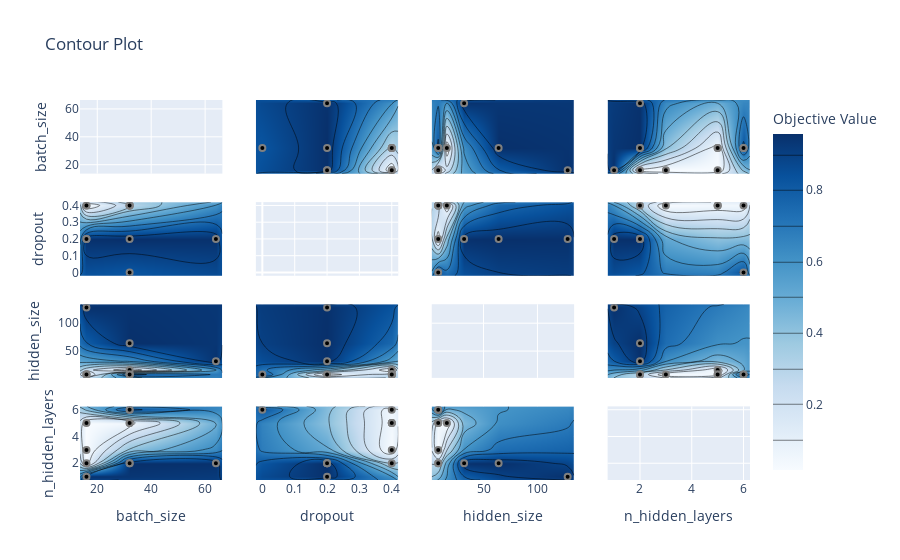

The cell this chart's notebook holds for it:
### Code cell
# plots parameter interactive chart from we can choose which hyperparameter space has to explore
optuna.visualization.plot_contour(study)

### Figure 1 — Plotly figure (JSON) as saved in the notebook; plotly's stock layout.template omitted (floating-point values rounded to 4 significant figures)
{"data": [{"type": "scatter", "xaxis": "x", "yaxis": "y"}, {"colorbar": {"title": {"text": "Objective Value"}}, "colorscale": [[0, "rgb(247,251,255)"], [0.125, "rgb(222,235,247)"], [0.25, "rgb(198,219,239)"], [0.375, "rgb(158,202,225)"], [0.5, "rgb(107,174,214)"], [0.625, "rgb(66,146,198)"], [0.75, "rgb(33,113,181)"], [0.875, "rgb(8,81,156)"], [1, "rgb(8,48,107)"]], "connectgaps": true, "contours": {"coloring": "heatmap"}, "hoverinfo": "none", "line": {"smoothing": 1.3}, "reversescale": false, "showscale": true, "type": "contour", "x": [13.6, 16, 32, 64, 66.4], "xaxis": "x5", "y": [-0.02, 0, 0.2, 0.4, 0.42], "yaxis": "y5", "z": [[null, null, null, null, null], [null, null, 0.8265, null, null], [null, 0.9531, 0.9576, 0.9499, null], [null, 0.01646, 0.287, null, null], [null, null, null, null, null]]}, {"marker": {"color": "black", "line": {"color": "Gray", "width": 2}}, "mode": "markers", "name": "Feasible Trial", "showlegend": false, "type": "scatter", "x": [32, 32, 16, 32, 32, 64, 16, 32, 32, 16, 16], "xaxis": "x5", "y": [0.2, 0.4, 0.2, 0, 0.4, 0.2, 0.2, 0.4, 0.4, 0.4, 0.4], "yaxis": "y5"}, {"colorbar": {"title": {"text": "Objective Value"}}, "colorscale": [[0, "rgb(247,251,255)"], [0.125, "rgb(222,235,247)"], [0.25, "rgb(198,219,239)"], [0.375, "rgb(158,202,225)"], [0.5, "rgb(107,174,214)"], [0.625, "rgb(66,146,198)"], [0.75, "rgb(33,113,181)"], [0.875, "rgb(8,81,156)"], [1, "rgb(8,48,107)"]], "connectgaps": true, "contours": {"coloring": "heatmap"}, "hoverinfo": "none", "line": {"smoothing": 1.3}, "reversescale": false, "showscale": false, "type": "contour", "x": [13.6, 16, 32, 64, 66.4], "xaxis": "x9", "y": [2, 8, 16, 32, 64, 128, 134], "yaxis": "y9", "z": [[null, null, null, null, null], [null, 0.04543, 0.8265, null, null], [null, null, 0.01992, null, null], [null, null, null, 0.9499, null], [null, null, 0.9576, null, null], [null, 0.9531, null, null, null], [null, null, null, null, null]]}, {"marker": {"color": "black", "line": {"color": "Gray", "width": 2}}, "mode": "markers", "name": "Feasible Trial", "showlegend": false, "type": "scatter", "x": [32, 32, 16, 32, 32, 64, 16, 32, 32, 16, 16], "xaxis": "x9", "y": [64, 8, 128, 8, 16, 32, 8, 8, 8, 8, 8], "yaxis": "y9"}, {"colorbar": {"title": {"text": "Objective Value"}}, "colorscale": [[0, "rgb(247,251,255)"], [0.125, "rgb(222,235,247)"], [0.25, "rgb(198,219,239)"], [0.375, "rgb(158,202,225)"], [0.5, "rgb(107,174,214)"], [0.625, "rgb(66,146,198)"], [0.75, "rgb(33,113,181)"], [0.875, "rgb(8,81,156)"], [1, "rgb(8,48,107)"]], "connectgaps": true, "contours": {"coloring": "heatmap"}, "hoverinfo": "none", "line": {"smoothing": 1.3}, "reversescale": false, "showscale": false, "type": "contour", "x": [13.6, 16, 32, 64, 66.4], "xaxis": "x13", "y": [0.75, 1, 2, 3, 5, 6, 6.25], "yaxis": "y13", "z": [[null, null, null, null, null], [null, 0.9531, null, null, null], [null, 0.04543, 0.9576, 0.9499, null], [null, 0.01646, null, null, null], [null, 0.01646, 0.04543, null, null], [null, null, 0.8265, null, null], [null, null, null, null, null]]}, {"marker": {"color": "black", "line": {"color": "Gray", "width": 2}}, "mode": "markers", "name": "Feasible Trial", "showlegend": false, "type": "scatter", "x": [32, 32, 16, 32, 32, 64, 16, 32, 32, 16, 16], "xaxis": "x13", "y": [2, 2, 1, 6, 5, 2, 2, 5, 6, 5, 3], "yaxis": "y13"}, {"colorbar": {"title": {"text": "Objective Value"}}, "colorscale": [[0, "rgb(247,251,255)"], [0.125, "rgb(222,235,247)"], [0.25, "rgb(198,219,239)"], [0.375, "rgb(158,202,225)"], [0.5, "rgb(107,174,214)"], [0.625, "rgb(66,146,198)"], [0.75, "rgb(33,113,181)"], [0.875, "rgb(8,81,156)"], [1, "rgb(8,48,107)"]], "connectgaps": true, "contours": {"coloring": "heatmap"}, "hoverinfo": "none", "line": {"smoothing": 1.3}, "reversescale": false, "showscale": false, "type": "contour", "x": [-0.02, 0, 0.2, 0.4, 0.42], "xaxis": "x2", "y": [13.6, 16, 32, 64, 66.4], "yaxis": "y2", "z": [[null, null, null, null, null], [null, null, 0.9531, 0.01646, null], [null, 0.8265, 0.9576, 0.287, null], [null, null, 0.9499, null, null], [null, null, null, null, null]]}, {"marker": {"color": "black", "line": {"color": "Gray", "width": 2}}, "mode": "markers", "name": "Feasible Trial", "showlegend": false, "type": "scatter", "x": [0.2, 0.4, 0.2, 0, 0.4, 0.2, 0.2, 0.4, 0.4, 0.4, 0.4], "xaxis": "x2", "y": [32, 32, 16, 32, 32, 64, 16, 32, 32, 16, 16], "yaxis": "y2"}, {"type": "scatter", "xaxis": "x6", "yaxis": "y6"}, {"colorbar": {"title": {"text": "Objective Value"}}, "colorscale": [[0, "rgb(247,251,255)"], [0.125, "rgb(222,235,247)"], [0.25, "rgb(198,219,239)"], [0.375, "rgb(158,202,225)"], [0.5, "rgb(107,174,214)"], [0.625, "rgb(66,146,198)"], [0.75, "rgb(33,113,181)"], [0.875, "rgb(8,81,156)"], [1, "rgb(8,48,107)"]], "connectgaps": true, "contours": {"coloring": "heatmap"}, "hoverinfo": "none", "line": {"smoothing": 1.3}, "reversescale": false, "showscale": false, "type": "contour", "x": [-0.02, 0, 0.2, 0.4, 0.42], "xaxis": "x10", "y": [2, 8, 16, 32, 64, 128, 134], "yaxis": "y10", "z": [[null, null, null, null, null], [null, 0.8265, 0.04543, 0.287, null], [null, null, null, 0.01992, null], [null, null, 0.9499, null, null], [null, null, 0.9576, null, null], [null, null, 0.9531, null, null], [null, null, null, null, null]]}, {"marker": {"color": "black", "line": {"color": "Gray", "width": 2}}, "mode": "markers", "name": "Feasible Trial", "showlegend": false, "type": "scatter", "x": [0.2, 0.4, 0.2, 0, 0.4, 0.2, 0.2, 0.4, 0.4, 0.4, 0.4], "xaxis": "x10", "y": [64, 8, 128, 8, 16, 32, 8, 8, 8, 8, 8], "yaxis": "y10"}, {"colorbar": {"title": {"text": "Objective Value"}}, "colorscale": [[0, "rgb(247,251,255)"], [0.125, "rgb(222,235,247)"], [0.25, "rgb(198,219,239)"], [0.375, "rgb(158,202,225)"], [0.5, "rgb(107,174,214)"], [0.625, "rgb(66,146,198)"], [0.75, "rgb(33,113,181)"], [0.875, "rgb(8,81,156)"], [1, "rgb(8,48,107)"]], "connectgaps": true, "contours": {"coloring": "heatmap"}, "hoverinfo": "none", "line": {"smoothing": 1.3}, "reversescale": false, "showscale": false, "type": "contour", "x": [-0.02, 0, 0.2, 0.4, 0.42], "xaxis": "x14", "y": [0.75, 1, 2, 3, 5, 6, 6.25], "yaxis": "y14", "z": [[null, null, null, null, null], [null, null, 0.9531, null, null], [null, null, 0.9576, 0.287, null], [null, null, null, 0.01646, null], [null, null, null, 0.04543, null], [null, 0.8265, null, 0.04543, null], [null, null, null, null, null]]}, {"marker": {"color": "black", "line": {"color": "Gray", "width": 2}}, "mode": "markers", "name": "Feasible Trial", "showlegend": false, "type": "scatter", "x": [0.2, 0.4, 0.2, 0, 0.4, 0.2, 0.2, 0.4, 0.4, 0.4, 0.4], "xaxis": "x14", "y": [2, 2, 1, 6, 5, 2, 2, 5, 6, 5, 3], "yaxis": "y14"}, {"colorbar": {"title": {"text": "Objective Value"}}, "colorscale": [[0, "rgb(247,251,255)"], [0.125, "rgb(222,235,247)"], [0.25, "rgb(198,219,239)"], [0.375, "rgb(158,202,225)"], [0.5, "rgb(107,174,214)"], [0.625, "rgb(66,146,198)"], [0.75, "rgb(33,113,181)"], [0.875, "rgb(8,81,156)"], [1, "rgb(8,48,107)"]], "connectgaps": true, "contours": {"coloring": "heatmap"}, "hoverinfo": "none", "line": {"smoothing": 1.3}, "reversescale": false, "showscale": false, "type": "contour", "x": [2, 8, 16, 32, 64, 128, 134], "xaxis": "x3", "y": [13.6, 16, 32, 64, 66.4], "yaxis": "y3", "z": [[null, null, null, null, null, null, null], [null, 0.04543, null, null, null, 0.9531, null], [null, 0.8265, 0.01992, null, 0.9576, null, null], [null, null, null, 0.9499, null, null, null], [null, null, null, null, null, null, null]]}, {"marker": {"color": "black", "line": {"color": "Gray", "width": 2}}, "mode": "markers", "name": "Feasible Trial", "showlegend": false, "type": "scatter", "x": [64, 8, 128, 8, 16, 32, 8, 8, 8, 8, 8], "xaxis": "x3", "y": [32, 32, 16, 32, 32, 64, 16, 32, 32, 16, 16], "yaxis": "y3"}, {"colorbar": {"title": {"text": "Objective Value"}}, "colorscale": [[0, "rgb(247,251,255)"], [0.125, "rgb(222,235,247)"], [0.25, "rgb(198,219,239)"], [0.375, "rgb(158,202,225)"], [0.5, "rgb(107,174,214)"], [0.625, "rgb(66,146,198)"], [0.75, "rgb(33,113,181)"], [0.875, "rgb(8,81,156)"], [1, "rgb(8,48,107)"]], "connectgaps": true, "contours": {"coloring": "heatmap"}, "hoverinfo": "none", "line": {"smoothing": 1.3}, "reversescale": false, "showscale": false, "type": "contour", "x": [2, 8, 16, 32, 64, 128, 134], "xaxis": "x7", "y": [-0.02, 0, 0.2, 0.4, 0.42], "yaxis": "y7", "z": [[null, null, null, null, null, null, null], [null, 0.8265, null, null, null, null, null], [null, 0.04543, null, 0.9499, 0.9576, 0.9531, null], [null, 0.287, 0.01992, null, null, null, null], [null, null, null, null, null, null, null]]}, {"marker": {"color": "black", "line": {"color": "Gray", "width": 2}}, "mode": "markers", "name": "Feasible Trial", "showlegend": false, "type": "scatter", "x": [64, 8, 128, 8, 16, 32, 8, 8, 8, 8, 8], "xaxis": "x7", "y": [0.2, 0.4, 0.2, 0, 0.4, 0.2, 0.2, 0.4, 0.4, 0.4, 0.4], "yaxis": "y7"}, {"type": "scatter", "xaxis": "x11", "yaxis": "y11"}, {"colorbar": {"title": {"text": "Objective Value"}}, "colorscale": [[0, "rgb(247,251,255)"], [0.125, "rgb(222,235,247)"], [0.25, "rgb(198,219,239)"], [0.375, "rgb(158,202,225)"], [0.5, "rgb(107,174,214)"], [0.625, "rgb(66,146,198)"], [0.75, "rgb(33,113,181)"], [0.875, "rgb(8,81,156)"], [1, "rgb(8,48,107)"]], "connectgaps": true, "contours": {"coloring": "heatmap"}, "hoverinfo": "none", "line": {"smoothing": 1.3}, "reversescale": false, "showscale": false, "type": "contour", "x": [2, 8, 16, 32, 64, 128, 134], "xaxis": "x15", "y": [0.75, 1, 2, 3, 5, 6, 6.25], "yaxis": "y15", "z": [[null, null, null, null, null, null, null], [null, null, null, null, null, 0.9531, null], [null, 0.287, null, 0.9499, 0.9576, null, null], [null, 0.01646, null, null, null, null, null], [null, 0.04543, 0.01992, null, null, null, null], [null, 0.8265, null, null, null, null, null], [null, null, null, null, null, null, null]]}, {"marker": {"color": "black", "line": {"color": "Gray", "width": 2}}, "mode": "markers", "name": "Feasible Trial", "showlegend": false, "type": "scatter", "x": [64, 8, 128, 8, 16, 32, 8, 8, 8, 8, 8], "xaxis": "x15", "y": [2, 2, 1, 6, 5, 2, 2, 5, 6, 5, 3], "yaxis": "y15"}, {"colorbar": {"title": {"text": "Objective Value"}}, "colorscale": [[0, "rgb(247,251,255)"], [0.125, "rgb(222,235,247)"], [0.25, "rgb(198,219,239)"], [0.375, "rgb(158,202,225)"], [0.5, "rgb(107,174,214)"], [0.625, "rgb(66,146,198)"], [0.75, "rgb(33,113,181)"], [0.875, "rgb(8,81,156)"], [1, "rgb(8,48,107)"]], "connectgaps": true, "contours": {"coloring": "heatmap"}, "hoverinfo": "none", "line": {"smoothing": 1.3}, "reversescale": false, "showscale": false, "type": "contour", "x": [0.75, 1, 2, 3, 5, 6, 6.25], "xaxis": "x4", "y": [13.6, 16, 32, 64, 66.4], "yaxis": "y4", "z": [[null, null, null, null, null, null, null], [null, 0.9531, 0.04543, 0.01646, 0.01646, null, null], [null, null, 0.9576, null, 0.04543, 0.8265, null], [null, null, 0.9499, null, null, null, null], [null, null, null, null, null, null, null]]}, {"marker": {"color": "black", "line": {"color": "Gray", "width": 2}}, "mode": "markers", "name": "Feasible Trial", "showlegend": false, "type": "scatter", "x": [2, 2, 1, 6, 5, 2, 2, 5, 6, 5, 3], "xaxis": "x4", "y": [32, 32, 16, 32, 32, 64, 16, 32, 32, 16, 16], "yaxis": "y4"}, {"colorbar": {"title": {"text": "Objective Value"}}, "colorscale": [[0, "rgb(247,251,255)"], [0.125, "rgb(222,235,247)"], [0.25, "rgb(198,219,239)"], [0.375, "rgb(158,202,225)"], [0.5, "rgb(107,174,214)"], [0.625, "rgb(66,146,198)"], [0.75, "rgb(33,113,181)"], [0.875, "rgb(8,81,156)"], [1, "rgb(8,48,107)"]], "connectgaps": true, "contours": {"coloring": "heatmap"}, "hoverinfo": "none", "line": {"smoothing": 1.3}, "reversescale": false, "showscale": false, "type": "contour", "x": [0.75, 1, 2, 3, 5, 6, 6.25], "xaxis": "x8", "y": [-0.02, 0, 0.2, 0.4, 0.42], "yaxis": "y8", "z": [[null, null, null, null, null, null, null], [null, null, null, null, null, 0.8265, null], [null, 0.9531, 0.9576, null, null, null, null], [null, null, 0.287, 0.01646, 0.04543, 0.04543, null], [null, null, null, null, null, null, null]]}, {"marker": {"color": "black", "line": {"color": "Gray", "width": 2}}, "mode": "markers", "name": "Feasible Trial", "showlegend": false, "type": "scatter", "x": [2, 2, 1, 6, 5, 2, 2, 5, 6, 5, 3], "xaxis": "x8", "y": [0.2, 0.4, 0.2, 0, 0.4, 0.2, 0.2, 0.4, 0.4, 0.4, 0.4], "yaxis": "y8"}, {"colorbar": {"title": {"text": "Objective Value"}}, "colorscale": [[0, "rgb(247,251,255)"], [0.125, "rgb(222,235,247)"], [0.25, "rgb(198,219,239)"], [0.375, "rgb(158,202,225)"], [0.5, "rgb(107,174,214)"], [0.625, "rgb(66,146,198)"], [0.75, "rgb(33,113,181)"], [0.875, "rgb(8,81,156)"], [1, "rgb(8,48,107)"]], "connectgaps": true, "contours": {"coloring": "heatmap"}, "hoverinfo": "none", "line": {"smoothing": 1.3}, "reversescale": false, "showscale": false, "type": "contour", "x": [0.75, 1, 2, 3, 5, 6, 6.25], "xaxis": "x12", "y": [2, 8, 16, 32, 64, 128, 134], "yaxis": "y12", "z": [[null, null, null, null, null, null, null], [null, null, 0.287, 0.01646, 0.04543, 0.8265, null], [null, null, null, null, 0.01992, null, null], [null, null, 0.9499, null, null, null, null], [null, null, 0.9576, null, null, null, null], [null, 0.9531, null, null, null, null, null], [null, null, null, null, null, null, null]]}, {"marker": {"color": "black", "line": {"color": "Gray", "width": 2}}, "mode": "markers", "name": "Feasible Trial", "showlegend": false, "type": "scatter", "x": [2, 2, 1, 6, 5, 2, 2, 5, 6, 5, 3], "xaxis": "x12", "y": [64, 8, 128, 8, 16, 32, 8, 8, 8, 8, 8], "yaxis": "y12"}, {"type": "scatter", "xaxis": "x16", "yaxis": "y16"}], "layout": {"title": {"text": "Contour Plot"}, "xaxis": {"anchor": "y", "domain": [0, 0.2125], "matches": "x13", "range": [13.6, 66.4], "showticklabels": false}, "xaxis10": {"anchor": "y10", "domain": [0.2625, 0.475], "matches": "x14", "range": [-0.02, 0.42], "showticklabels": false}, "xaxis11": {"anchor": "y11", "domain": [0.525, 0.7375], "matches": "x15", "range": [2, 134], "showticklabels": false}, "xaxis12": {"anchor": "y12", "domain": [0.7875, 1], "matches": "x16", "range": [0.75, 6.25], "showticklabels": false}, "xaxis13": {"anchor": "y13", "domain": [0, 0.2125], "range": [13.6, 66.4], "title": {"text": "batch_size"}}, "xaxis14": {"anchor": "y14", "domain": [0.2625, 0.475], "range": [-0.02, 0.42], "title": {"text": "dropout"}}, "xaxis15": {"anchor": "y15", "domain": [0.525, 0.7375], "range": [2, 134], "title": {"text": "hidden_size"}}, "xaxis16": {"anchor": "y16", "domain": [0.7875, 1], "range": [0.75, 6.25], "title": {"text": "n_hidden_layers"}}, "xaxis2": {"anchor": "y2", "domain": [0.2625, 0.475], "matches": "x14", "range": [-0.02, 0.42], "showticklabels": false}, "xaxis3": {"anchor": "y3", "domain": [0.525, 0.7375], "matches": "x15", "range": [2, 134], "showticklabels": false}, "xaxis4": {"anchor": "y4", "domain": [0.7875, 1], "matches": "x16", "range": [0.75, 6.25], "showticklabels": false}, "xaxis5": {"anchor": "y5", "domain": [0, 0.2125], "matches": "x13", "range": [13.6, 66.4], "showticklabels": false}, "xaxis6": {"anchor": "y6", "domain": [0.2625, 0.475], "matches": "x14", "range": [-0.02, 0.42], "showticklabels": false}, "xaxis7": {"anchor": "y7", "domain": [0.525, 0.7375], "matches": "x15", "range": [2, 134], "showticklabels": false}, "xaxis8": {"anchor": "y8", "domain": [0.7875, 1], "matches": "x16", "range": [0.75, 6.25], "showticklabels": false}, "xaxis9": {"anchor": "y9", "domain": [0, 0.2125], "matches": "x13", "range": [13.6, 66.4], "showticklabels": false}, "yaxis": {"anchor": "x", "domain": [0.8063, 1], "range": [13.6, 66.4], "title": {"text": "batch_size"}}, "yaxis10": {"anchor": "x10", "domain": [0.2687, 0.4625], "matches": "y9", "range": [2, 134], "showticklabels": false}, "yaxis11": {"anchor": "x11", "domain": [0.2687, 0.4625], "matches": "y9", "range": [2, 134], "showticklabels": false}, "yaxis12": {"anchor": "x12", "domain": [0.2687, 0.4625], "matches": "y9", "range": [2, 134], "showticklabels": false}, "yaxis13": {"anchor": "x13", "domain": [0, 0.1938], "range": [0.75, 6.25], "title": {"text": "n_hidden_layers"}}, "yaxis14": {"anchor": "x14", "domain": [0, 0.1938], "matches": "y13", "range": [0.75, 6.25], "showticklabels": false}, "yaxis15": {"anchor": "x15", "domain": [0, 0.1938], "matches": "y13", "range": [0.75, 6.25], "showticklabels": false}, "yaxis16": {"anchor": "x16", "domain": [0, 0.1938], "matches": "y13", "range": [0.75, 6.25], "showticklabels": false}, "yaxis2": {"anchor": "x2", "domain": [0.8063, 1], "matches": "y", "range": [13.6, 66.4], "showticklabels": false}, "yaxis3": {"anchor": "x3", "domain": [0.8063, 1], "matches": "y", "range": [13.6, 66.4], "showticklabels": false}, "yaxis4": {"anchor": "x4", "domain": [0.8063, 1], "matches": "y", "range": [13.6, 66.4], "showticklabels": false}, "yaxis5": {"anchor": "x5", "domain": [0.5375, 0.7312], "range": [-0.02, 0.42], "title": {"text": "dropout"}}, "yaxis6": {"anchor": "x6", "domain": [0.5375, 0.7312], "matches": "y5", "range": [-0.02, 0.42], "showticklabels": false}, "yaxis7": {"anchor": "x7", "domain": [0.5375, 0.7312], "matches": "y5", "range": [-0.02, 0.42], "showticklabels": false}, "yaxis8": {"anchor": "x8", "domain": [0.5375, 0.7312], "matches": "y5", "range": [-0.02, 0.42], "showticklabels": false}, "yaxis9": {"anchor": "x9", "domain": [0.2687, 0.4625], "range": [2, 134], "title": {"text": "hidden_size"}}}}
